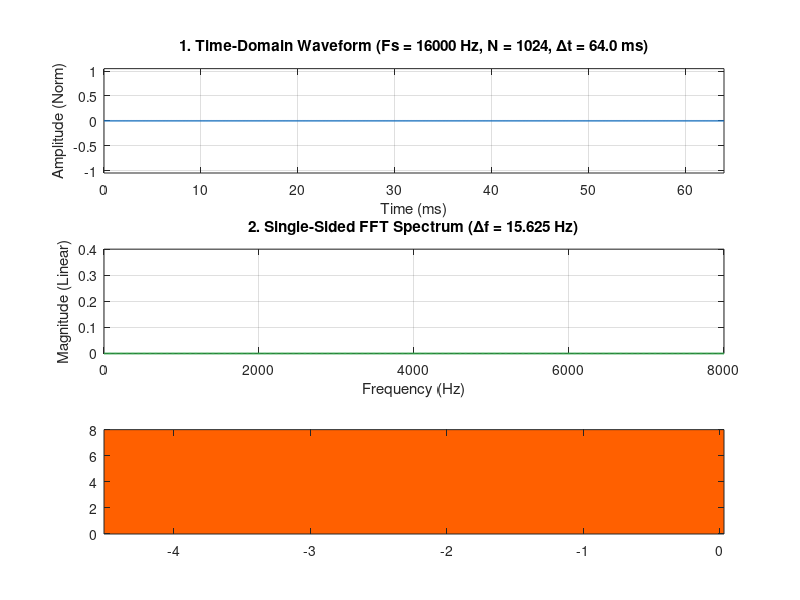

MATLAB code for this plot: (Note: this script raises an error after producing the figure.)
% =========================================================================
% Signals & Systems / Digital Signal Processing Practical Labs
% Task 2: Real-Time Audio Sampling using ESP32 & I2S Microphone (INMP441)
% Real-Time Visualization: Time-Domain, FFT Spectrum, and Spectrogram
% =========================================================================

clear; clc; close all;

%% 1. DSP Parameters & Serial Port Configuration
portName = "/dev/cu.usbserial-58730042301"; % Serial port name (adjust for your OS/device)
baudRate = 2000000;                         % 2 Mbaud baud rate
Fs = 16000;                                 % Sampling Rate: 16 kS/s
N = 1024;                                   % Block Size: 1024 samples
syncHeader = uint8([170, 85, 170, 85]);     % 4-byte Sync Header: [0xAA, 0x55, 0xAA, 0x55]

% Time and frequency axes
t_axis = (0:N-1) / Fs * 1000;          % Time axis in ms (0 to ~63.94 ms)
f_axis = (0:N/2) * (Fs / N);           % Frequency axis in Hz (0 to 8000 Hz, 513 bins)
numBins = length(f_axis);

% Generate periodic Hann window as column vector (1024 x 1)
hann_win = 0.5 * (1 - cos(2 * pi * (0:N-1)' / N));
win_scale = 1.0 / mean(hann_win);      % Amplitude correction factor for Hann window

% Waterfall buffer for spectrogram (513 bins x 70 frames)
historyFrames = 70;
specMatrix = -80 * ones(numBins, historyFrames);
timeSpan = historyFrames * (N / Fs);   % Total visible time history in seconds

%% 2. Setup Real-time Figure & Plots
fig = figure('Name', 'Task 2: Real-Time Audio DSP (MATLAB)', ...
             'NumberTitle', 'off', 'Color', 'w', 'Position', [100, 80, 1000, 800]);

% Subplot 1: Time-Domain Waveform
subplot(3, 1, 1);
hLineTime = plot(t_axis, zeros(N, 1), 'Color', [0.1 0.45 0.76], 'LineWidth', 1.2);
title(sprintf('1. Time-Domain Waveform (Fs = %d Hz, N = %d, \\Deltat = %.1f ms)', Fs, N, N/Fs*1000), 'FontWeight', 'bold');
xlabel('Time (ms)'); ylabel('Amplitude (Norm)');
xlim([0, max(t_axis)]); ylim([-1.05, 1.05]); grid on;

% Subplot 2: FFT Magnitude Spectrum
subplot(3, 1, 2);
hLineFFT = plot(f_axis, zeros(numBins, 1), 'Color', [0.18 0.62 0.27], 'LineWidth', 1.3);
hTitleFFT = title(sprintf('2. Single-Sided FFT Spectrum (\\Deltaf = %.3f Hz)', Fs/N), 'FontWeight', 'bold');
xlabel('Frequency (Hz)'); ylabel('Magnitude (Linear)');
xlim([0, Fs/2]); ylim([0, 0.4]); grid on;

% Subplot 3: Real-Time Spectrogram Waterfall
subplot(3, 1, 3);
hImgSpec = imagesc([-timeSpan, 0], [0, (Fs/2)/1000], specMatrix);
set(gca, 'YDir', 'normal'); 
colormap('hot'); 
clim([-60, -10]); % Color range in dBFS adjusted for speech & pure tones
title('3. Real-Time Spectrogram (Power in dBFS)', 'FontWeight', 'bold');
xlabel('Time Relative to Present (s)'); ylabel('Frequency (kHz)');
hCbar = colorbar;
ylabel(hCbar, 'Magnitude (dBFS)');

%% 3. Open Serial Port Connection
fprintf('Connecting to %s at %d baud...\n', portName, baudRate);
try
    s = serialport(portName, baudRate, "Timeout", 0.5);
    flush(s);
catch ME
    error("Cannot open port: %s\nPlease check that no other application (e.g., Python / Arduino Serial Monitor) is using the port.", ME.message);
end

% Cleanup object to ensure serial port is closed when figure/script terminates
cleanupObj = onCleanup(@() delete(s));

%% 4. Zero-Delay Real-Time Acquisition & DSP Loop
fprintf('Streaming audio data... Close figure window to stop.\n');
packetSize = 4 + 2 + 2 + (N * 2); % 2056 bytes per packet

while ishandle(fig)
    % Flush OS buffer if backlog exceeds 2 packets to prevent latency/lag
    if s.NumBytesAvailable > packetSize * 2
        flush(s, "input");
    end
    
    % Search for 4-byte sync header (0xAA 0x55 0xAA 0x55)
    matched = false;
    while s.NumBytesAvailable >= 4
        b = read(s, 1, "uint8");
        if b == syncHeader(1)
            next3 = read(s, 3, "uint8");
            if isequal(next3, syncHeader(2:4))
                matched = true;
                break;
            end
        end
    end
    
    if ~matched
        pause(0.005);
        continue;
    end
    
    % Read header metadata (Sequence: 2 bytes, Block size: 2 bytes)
    meta = read(s, 2, "uint16");
    seq = meta(1);
    blockLen = meta(2);
    
    if blockLen ~= N
        continue; % Corrupted block length, re-sync
    end
    
    % Read 1024 int16 audio samples (2048 bytes)
    rawSamples = read(s, N, "int16");
    
    % --- DSP Processing ---
    % 1. Enforce column vector (1024 x 1) and normalize to [-1.0, 1.0]
    audioNorm = double(rawSamples(:)) / 32768.0;
    audioAC   = audioNorm - mean(audioNorm);
    
    % 2. Apply Hann window and calculate single-sided FFT
    audioWin   = audioAC .* hann_win * win_scale;
    fftComplex = fft(audioWin);
    fftMag     = abs(fftComplex(1:numBins)) / (N / 2);
    
    % Suppress DC bin (0 Hz)
    fftMag(1) = 0;
    
    % 3. Find dominant peak frequency
    [peakVal, maxIdx] = max(fftMag);
    domFreq = f_axis(maxIdx);
    
    % 4. Compute Spectrogram column in dBFS and scroll matrix
    fftDB = 20 * log10(max(fftMag, 1e-4));
    specMatrix(:, 1:end-1) = specMatrix(:, 2:end);
    specMatrix(:, end)     = fftDB;
    
    % --- Real-Time Graphics Update ---
    set(hLineTime, 'YData', audioNorm);
    set(hLineFFT,  'YData', fftMag);
    set(hImgSpec,  'CData', specMatrix);
    set(hTitleFFT, 'String', sprintf('2. Single-Sided FFT Spectrum (Dominant: %.1f Hz | Peak: %.3f)', domFreq, peakVal));
    
    drawnow limitrate;
end

fprintf('Serial port closed.\n');
